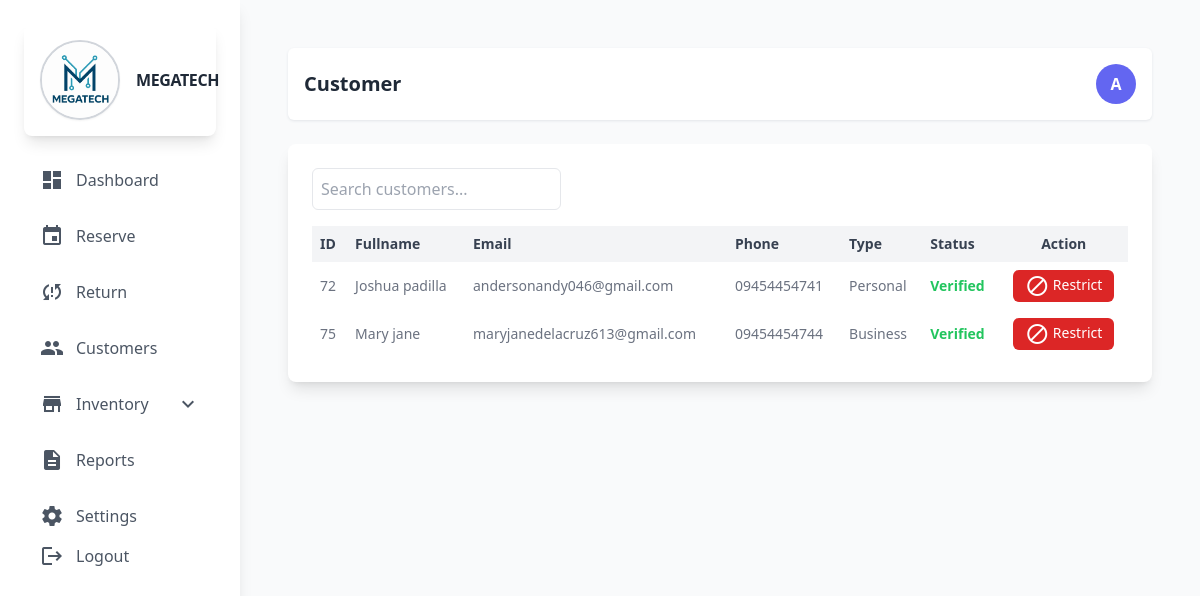
The app's page /admin/customer.php (signed in), older data.
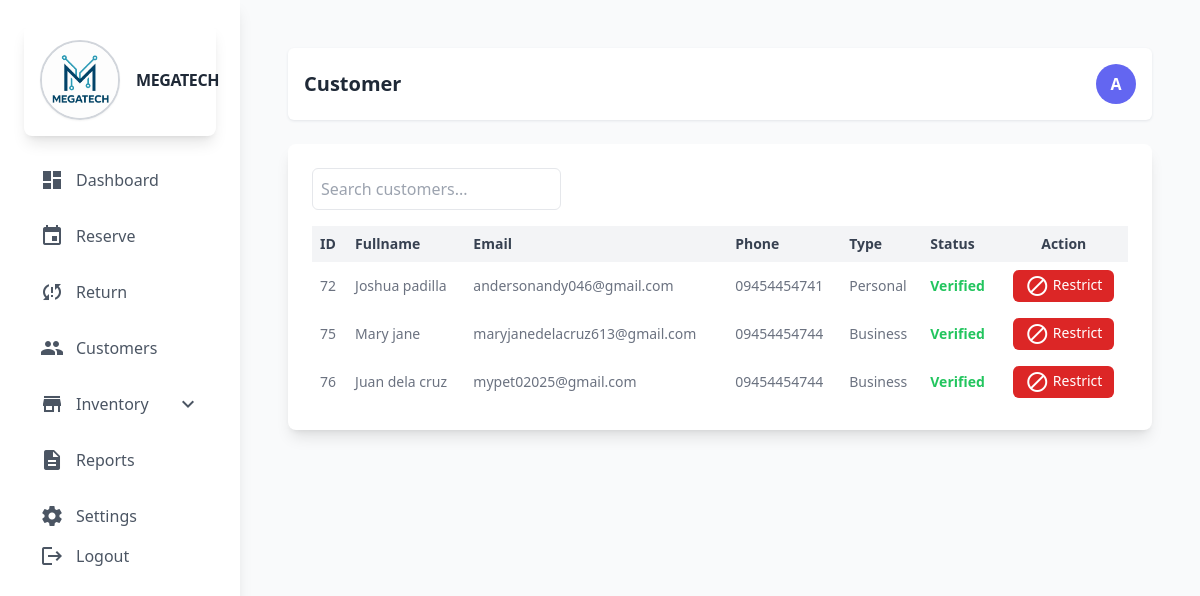
The same page, newer data.
### tables this page shows
CREATE TABLE `user` (
  `user_id` int(11) NOT NULL,
  `Fullname` varchar(60) NOT NULL,
  `Email` varchar(60) NOT NULL,
  `Phone` varchar(60) NOT NULL,
  `Password` varchar(255) DEFAULT NULL,
  `user_type` varchar(11) NOT NULL,
  `Profile_images` varchar(255) DEFAULT NULL,
  `status` int(11) NOT NULL DEFAULT 0 COMMENT '0=Not Verified,1=Verified'
);

### admin/backend/db.php (called while the page is built, shortened)
<?php
class db_connect
{
    public $host = db_host;
    public $user = db_user;
    public $pass = db_pass;
    public $name = db_name;
    public function connect()
    {
        try {
            $this->conn = new mysqli($this->host, $this->user, $this->pass, $this->name);
        } catch (\Throwable $th) {
            header("Location:setup.php");
        }
    }
}

### admin/backend/class.php (called while the page is built, shortened)
<?php
include ('db.php');
class global_class extends db_connect
{
     public function fetch_all_customers(){
        $query = $this->conn->prepare("SELECT * FROM `user`");
        if ($query->execute()) {
            $result = $query->get_result();
            return $result;
        }
    }
}
?>

### admin/backend/end-points/customers_list.php (the view, shortened to what this page needs)
<?php
$fetch_all_students = $db->fetch_all_customers();
if ($fetch_all_students): ?>
    <?php foreach ($fetch_all_students as $student):
        $status_text = match ($student['status']) {
            1 => "Verified",
            2 => "Restricted",
            default => "Not Verified"
        };
        $status_color = match ($student['status']) {
            1 => "text-green-500",
            2 => "text-red-500",
            default => "text-yellow-500"
        };
    ?>
    <tr>
        <td class="p-2"><?php echo htmlspecialchars($student['user_id']); ?></td>
        <td class="p-2"><?php echo htmlspecialchars(ucfirst($student['Fullname'])); ?></td>
        <td class="p-2"><?php echo htmlspecialchars($student['Email']); ?></td>
        <td class="p-2"><?php echo htmlspecialchars($student['Phone']); ?></td>
        <td class="p-2"><?php echo htmlspecialchars(ucfirst($student['user_type'])); ?></td>
        <td class="p-2 <?= $status_color; ?>"><strong><?php echo $status_text; ?></strong></td>
        <td class="p-2 text-center">
            <div class="flex flex-col sm:flex-row justify-center items-center space-y-1 sm:space-y-0 sm:space-x-2">
                <?php if ($student['status'] == 1): ?>
                    <button
                        class="bg-red-600 hover:bg-red-700 text-white py-1 px-3 rounded-md text-sm font-medium transition userActionToggler"
                        data-user_id="<?= $student['user_id'] ?>"
                        data-fullname="<?= htmlspecialchars($student['Fullname'], ENT_QUOTES) ?>"
                        data-action="restrict"
                    >
                        <span class="material-icons align-middle text-sm">block</span> Restrict
                    </button>
                <?php endif; ?>
            </div>
        </td>
    </tr>
    <?php endforeach; ?>
<?php else: ?>
    <tr>
        <td colspan="7" class="p-2 text-center">No record found.</td>
    </tr>
<?php endif; ?>

Row changes from the older to the newer data that the page shows:
added user: user_id "76", Fullname "Juan dela cruz", Email "mypet02025@gmail.com", Phone "09454454744", user_type "Business", status "Verified"
